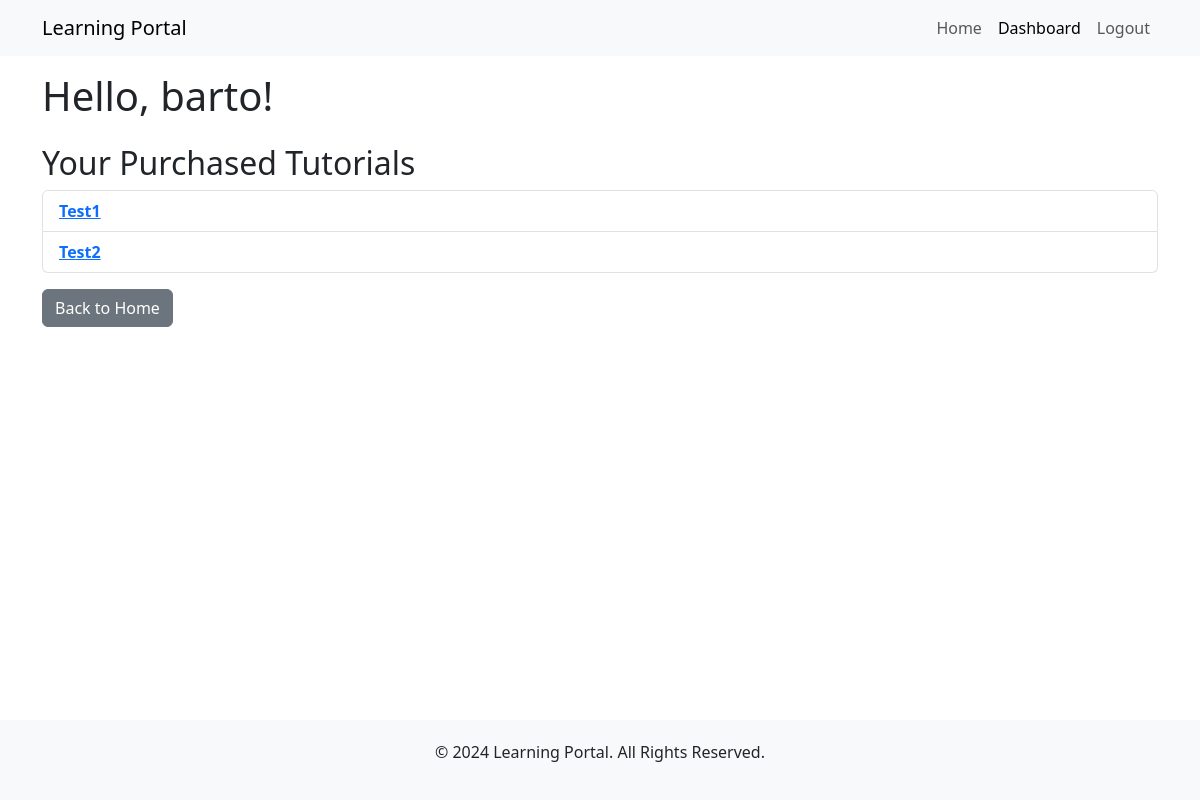
Page /dashboard/ (signed in) on the earlier database version.
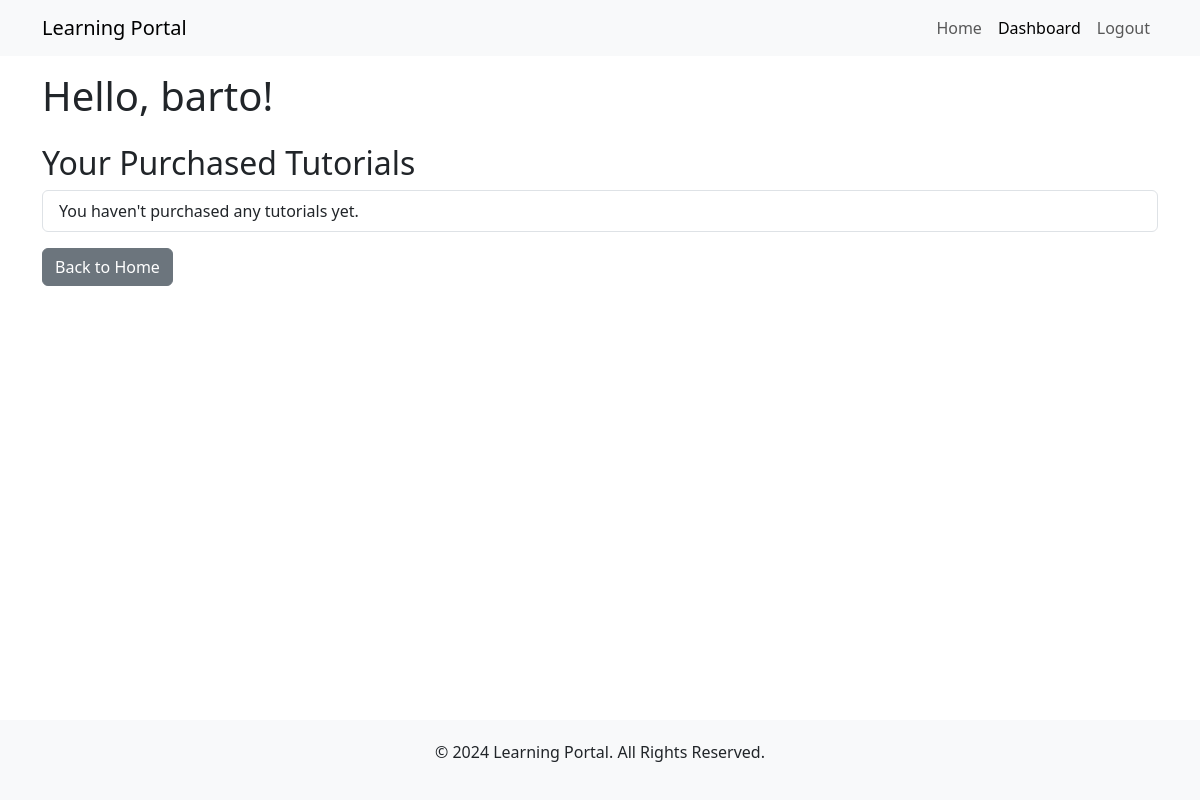
Same page on the later database version.
### main/models.py (models this page shows, shortened)
class Tutorial(models.Model):
    title = models.CharField(max_length=200)
    description = models.TextField()
    content = models.TextField()
    price = models.DecimalField(max_digits=6, decimal_places=2)
    created_at = models.DateTimeField(auto_now_add=True)
    purchased = models.BooleanField(default=False)  # New field

### main/views.py (the view)
# urls.py: path('dashboard/', views.dashboard, name='dashboard'),
@login_required
def dashboard(request):
    purchased_tutorials = Tutorial.objects.filter(purchased=True)
    return render(request, 'main/dashboard.html', {'purchased_tutorials': purchased_tutorials})

### main/templates/main/dashboard.html (shortened to what this page needs)
{% extends 'main/base.html' %}
{% load custom_filters %}
{% block content %}
    <h1 class="mt-3">Hello, {{ user.first_name|default:user.username }}!</h1>
    <h2 class="mt-4">Your Purchased Tutorials</h2>
    <ul class="list-group">
        {% for tutorial in purchased_tutorials %}
            <li class="list-group-item">
                <a href="{% url 'tutorial_detail' tutorial.pk %}">
                    <strong>{{ tutorial.title }}</strong>
                </a>
            </li>
        {% empty %}
            <li class="list-group-item">You haven't purchased any tutorials yet.</li>
        {% endfor %}
    </ul>
    <a href="{% url 'home' %}" class="btn btn-secondary mt-3">Back to Home</a>
{% endblock %}

Differences in the rows shown:
removed Tutorial: title "Test1"
removed Tutorial: title "Test2"
Other differences:
text now shown: "You haven't purchased any tutorials yet."
